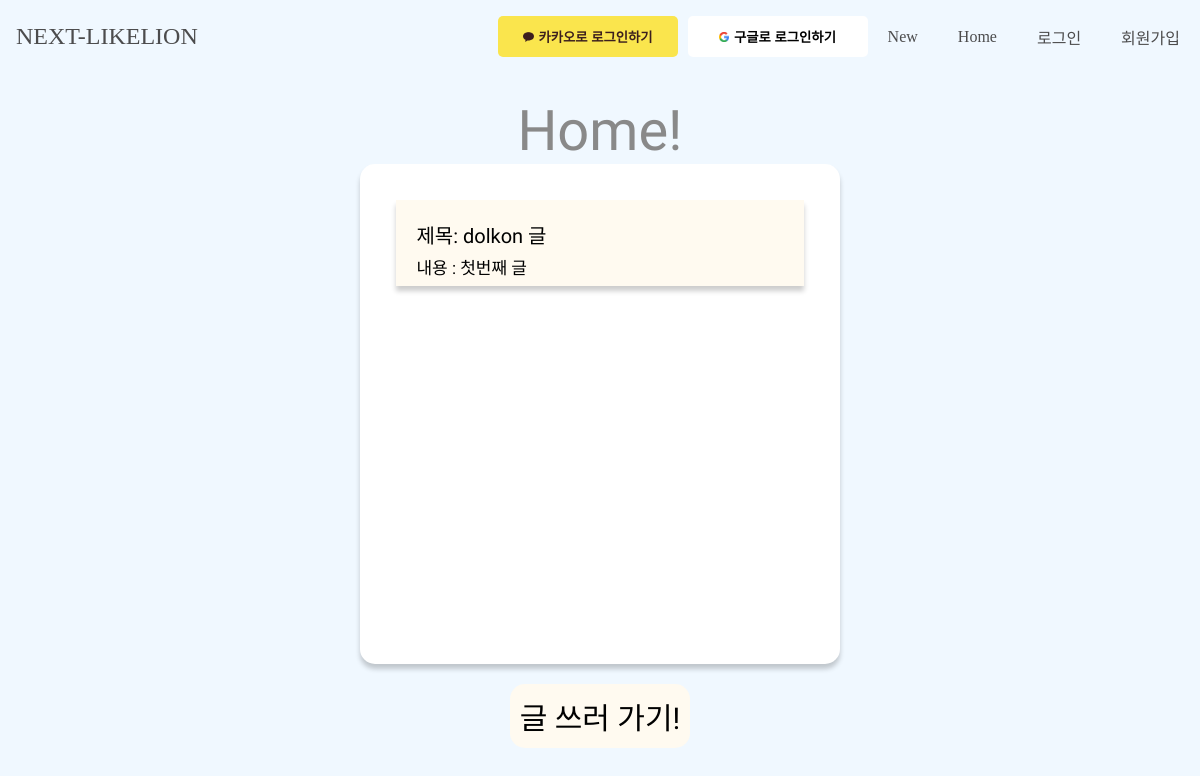
Before: / with the older database file.
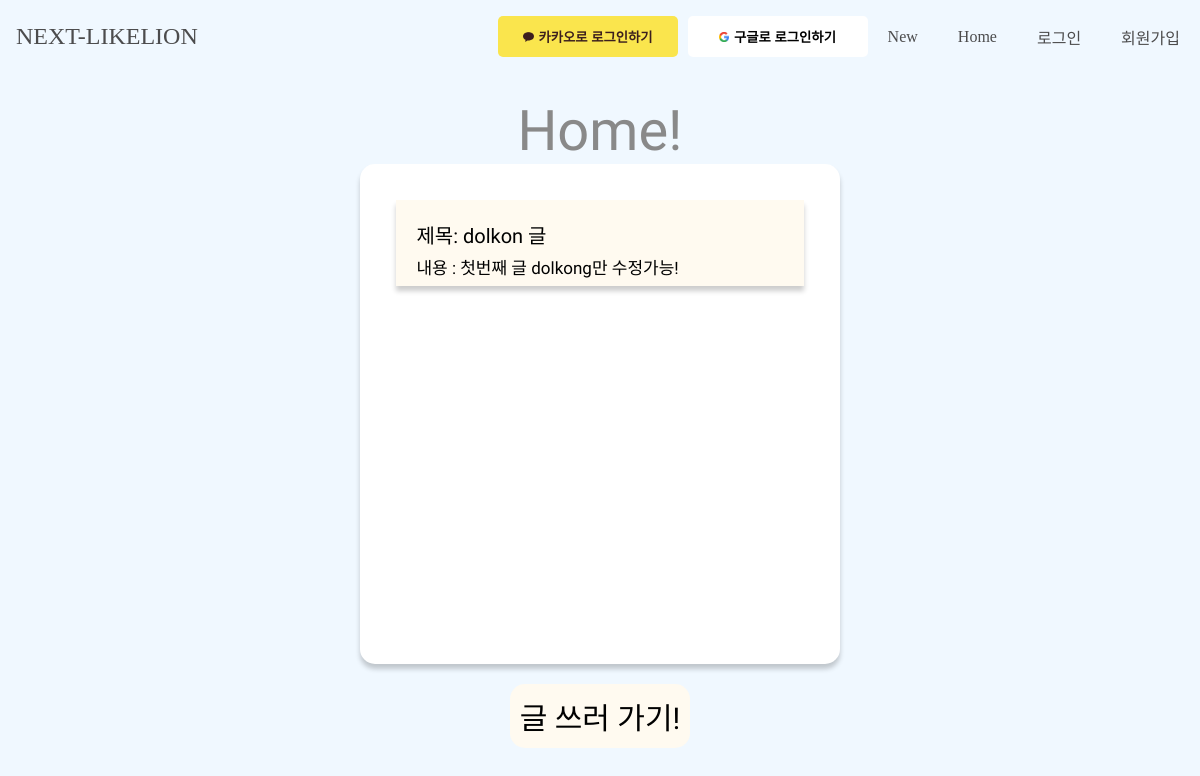
After: the same page with the newer database file.
### app/models.py (models this page shows, shortened)
class Post(models.Model):
   title = models.CharField(max_length=50)
   content = models.TextField()
   author = models.ForeignKey(User, on_delete=models.CASCADE, related_name='posts', default=1)

### app/views.py (the view)
# urls.py: 2. Add a URL to urlpatterns:  path('', views.home, name='home')
def home(request):
   posts = Post.objects.all()
   return render(request, 'home.html', {'posts':posts})

### app/templates/home.html
{% extends 'base.html' %} {% block title %} Home! {% endblock %} {% block css %}
{% load static %}
<link rel="stylesheet" type="text/css" href="{% static 'home.css' %}" />
{% endblock %} {% block content %}
<div class="posts_box">
  {% for post in posts %}
  <a href="{% url 'detail' post.pk %}">
    <div class="post_wrapper">
      <div class="post_title">제목: {{post.title}}</div>
      <div class="post_content">내용 : {{post.content}}</div>
    </div>
  </a>
  {% endfor %}
</div>
<a id="post-button" href="{% url 'new' %}">글 쓰러 가기!</a>
{% endblock %}

### app/templates/base.html (shortened to what this page needs)
<!DOCTYPE html>
<html lang="en">
  <head>
    {% load account socialaccount %}
    {% load static %}
    <link rel="stylesheet" type="text/css" href="{% static 'base.css' %}" />
    {% block css %} {% endblock css %}
  </head>
  <body>
    <nav id="navbar">
      <div class="navbar__logo">
        <a href="#">NEXT-LIKELION</a>
      </div>
      <ul class="navbar__menu">
        <form method = "POST" action="{% provider_login_url 'kakao' %}" >
            <button class = "primaryAction" id="kakao" type="submit"><img src='{%static "카카오로고.png"%}'></img>카카오로 로그인하기</button>
        </form>
        <form method = "POST" action="{% provider_login_url 'google' %}" >
          <button class = "primaryAction" id="google" type="submit"><img src='{%static "구글로고.png"%}'></img>구글로 로그인하기</button>
      </form>
        <li class="navbar__menu__item">
          <a href="{% url 'new' %}">New</a>
        </li>
        <li class="navbar__menu__item">
          <a href="{% url 'home' %}">Home</a>
        </li>
        {% if user.is_authenticated %}
        <span class="navbar__menu__item">안녕, {{user.username}}</span>
        <li class="navbar__menu__item">
          <a href="{% url 'logout'%}">로그아웃</a>
        </li>
        {% else %}
        <li class="navbar__menu__item">
          <a href="{% url 'login'%}">로그인</a>
        </li>
        <li class="navbar__menu__item">
          <a href="{% url 'signup'%}">회원가입</a>
        </li>
        {% endif %}
      </ul>
    </nav>
    <div class="title">{% block title %} {% endblock title %}</div>
    <div class="container">{% block content %} {% endblock content %}</div>
  </body>
</html>

### app/static/base.css (style rules this page uses)
:root { --color-white: #ffffff; --color-dark-grey: #8f8f8f; --color-light-grey: #ebebeb; --color-blue: #668efd; --color-black: #4c4c4d; --font-large: 48px; --font-medium: 28px; --font-regular: 18px; --font-small: 16px; --font-micro: 14px; --weight-bold: 700; --weight-semi-bold: 500; --weight-regular: 400; --size-border-radius: 4px; }
body { margin: 0; width: 100%; background-color: aliceblue; }
.title { text-align: center; margin-top: 25px; font-size: 3.5rem; color: #898989; font-family: "Koulen", cursive; }
.container { width: 100%; display: flex; justify-content: center; }
a { text-decoration: none; color: var(--color-black); }
ul { list-style: none; padding-left: 0; }
#navbar { width: 100%; display: flex; justify-content: space-between; align-items: center; transition: all 300ms ease-in-out; z-index: 1; color: #898989; }
.navbar__logo { padding: 8px 16px; font-size: 24px; }
.navbar__menu { display: flex; padding-left: 0; align-items: center; }
.navbar__menu .navbar__menu__item { margin: 0 4px; cursor: pointer; color: #898989; }
.navbar__menu .navbar__menu__item a { padding: 8px 16px; }
.primaryAction { width: 15vw; padding: 10px; border-radius: 5px; border: 1px solid transparent; box-sizing: border-box; }
#kakao { background-color: #FAE54D; color: #3B1F1E; font-weight: bold; margin-right: 10px; }
#kakao img { height: 10px; margin-right: 5px; }
#google { background-color: white; font-weight: bold; }
#google img { height: 10px; margin-right: 5px; }

### app/static/home.css (style rules this page uses)
body { margin:0; width: 100%; background-color:aliceblue; }
.title { text-align:center; margin-top:25px; font-size:3.5rem; color:#898989; font-family: 'Koulen', cursive; }
.container { width:100%; display:flex; justify-content: center; flex-direction:column; align-items:center; }
.posts_box { background-color:white; width:40%; box-sizing:border-box; height:500px; border-radius:15px; box-shadow:0 5px 5px 0 rgba(0, 0, 0, 0.2); padding:3%; }
.posts_box > a { color:black; text-decoration: none; width:80%; margin-bottom:5px; }
.post_wrapper { background-color:floralwhite; box-shadow:0 5px 5px 0 rgba(0, 0, 0, 0.2); padding:5%; font-family: 'Jua', sans-serif; font-size:20px; height:45px; margin-bottom:15px; }
.post_title { font-weight:300; margin-bottom:5px; }
.post_content { font-size:17px; }
#post-button { margin-top:20px; text-decoration: none; color:black; font-family: 'Jua', sans-serif; font-size:30px; background-color:floralwhite; padding:10px; border-radius:15px; }

Changed rows visible on the page:
changed Post "dolkon 글": content "첫번째 글" → "첫번째 글 dolkong만 수정가능!"
